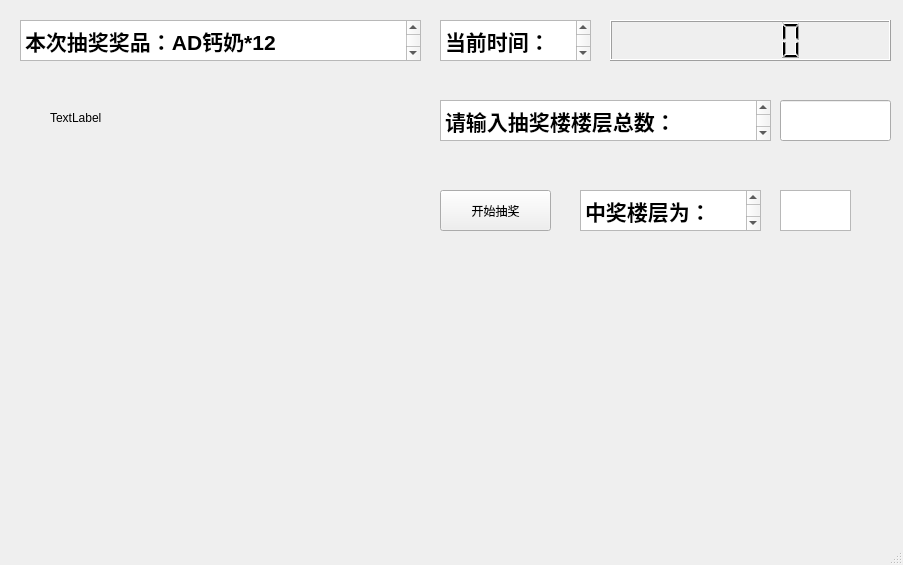
<?xml version="1.0" encoding="UTF-8"?>
<ui version="4.0">
 <class>MainWindow</class>
 <widget class="QMainWindow" name="MainWindow">
  <property name="geometry">
   <rect>
    <x>0</x>
    <y>0</y>
    <width>903</width>
    <height>565</height>
   </rect>
  </property>
  <property name="windowTitle">
   <string>MainWindow</string>
  </property>
  <widget class="QWidget" name="centralwidget">
   <widget class="QTextBrowser" name="textBrowser">
    <property name="geometry">
     <rect>
      <x>20</x>
      <y>20</y>
      <width>401</width>
      <height>41</height>
     </rect>
    </property>
    <property name="html">
     <string>&lt;!DOCTYPE HTML PUBLIC &quot;-//W3C//DTD HTML 4.0//EN&quot; &quot;http://www.w3.org/TR/REC-html40/strict.dtd&quot;&gt;
&lt;html&gt;&lt;head&gt;&lt;meta name=&quot;qrichtext&quot; content=&quot;1&quot; /&gt;&lt;style type=&quot;text/css&quot;&gt;
p, li { white-space: pre-wrap; }
&lt;/style&gt;&lt;/head&gt;&lt;body style=&quot; font-family:'SimSun'; font-size:9pt; font-weight:400; font-style:normal;&quot;&gt;
&lt;p style=&quot; margin-top:0px; margin-bottom:0px; margin-left:0px; margin-right:0px; -qt-block-indent:0; text-indent:0px;&quot;&gt;&lt;span style=&quot; font-size:16pt; font-weight:600;&quot;&gt;本次抽奖奖品：AD钙奶*12&lt;/span&gt;&lt;/p&gt;&lt;/body&gt;&lt;/html&gt;</string>
    </property>
   </widget>
   <widget class="QLabel" name="label">
    <property name="geometry">
     <rect>
      <x>50</x>
      <y>110</y>
      <width>72</width>
      <height>15</height>
     </rect>
    </property>
    <property name="text">
     <string>TextLabel</string>
    </property>
   </widget>
   <widget class="QTextBrowser" name="textBrowser_2">
    <property name="geometry">
     <rect>
      <x>440</x>
      <y>20</y>
      <width>151</width>
      <height>41</height>
     </rect>
    </property>
    <property name="html">
     <string>&lt;!DOCTYPE HTML PUBLIC &quot;-//W3C//DTD HTML 4.0//EN&quot; &quot;http://www.w3.org/TR/REC-html40/strict.dtd&quot;&gt;
&lt;html&gt;&lt;head&gt;&lt;meta name=&quot;qrichtext&quot; content=&quot;1&quot; /&gt;&lt;style type=&quot;text/css&quot;&gt;
p, li { white-space: pre-wrap; }
&lt;/style&gt;&lt;/head&gt;&lt;body style=&quot; font-family:'SimSun'; font-size:9pt; font-weight:400; font-style:normal;&quot;&gt;
&lt;p style=&quot; margin-top:0px; margin-bottom:0px; margin-left:0px; margin-right:0px; -qt-block-indent:0; text-indent:0px;&quot;&gt;&lt;span style=&quot; font-size:16pt; font-weight:600;&quot;&gt;当前时间：&lt;/span&gt;&lt;/p&gt;&lt;/body&gt;&lt;/html&gt;</string>
    </property>
   </widget>
   <widget class="QTextBrowser" name="textBrowser_3">
    <property name="geometry">
     <rect>
      <x>440</x>
      <y>100</y>
      <width>331</width>
      <height>41</height>
     </rect>
    </property>
    <property name="html">
     <string>&lt;!DOCTYPE HTML PUBLIC &quot;-//W3C//DTD HTML 4.0//EN&quot; &quot;http://www.w3.org/TR/REC-html40/strict.dtd&quot;&gt;
&lt;html&gt;&lt;head&gt;&lt;meta name=&quot;qrichtext&quot; content=&quot;1&quot; /&gt;&lt;style type=&quot;text/css&quot;&gt;
p, li { white-space: pre-wrap; }
&lt;/style&gt;&lt;/head&gt;&lt;body style=&quot; font-family:'SimSun'; font-size:9pt; font-weight:400; font-style:normal;&quot;&gt;
&lt;p style=&quot; margin-top:0px; margin-bottom:0px; margin-left:0px; margin-right:0px; -qt-block-indent:0; text-indent:0px;&quot;&gt;&lt;span style=&quot; font-size:16pt; font-weight:600;&quot;&gt;请输入抽奖楼楼层总数：&lt;/span&gt;&lt;/p&gt;&lt;/body&gt;&lt;/html&gt;</string>
    </property>
   </widget>
   <widget class="QLineEdit" name="lineEdit">
    <property name="geometry">
     <rect>
      <x>780</x>
      <y>100</y>
      <width>111</width>
      <height>41</height>
     </rect>
    </property>
   </widget>
   <widget class="QPushButton" name="pushButton">
    <property name="geometry">
     <rect>
      <x>440</x>
      <y>190</y>
      <width>111</width>
      <height>41</height>
     </rect>
    </property>
    <property name="text">
     <string>开始抽奖</string>
    </property>
   </widget>
   <widget class="QTextBrowser" name="textBrowser_4">
    <property name="geometry">
     <rect>
      <x>580</x>
      <y>190</y>
      <width>181</width>
      <height>41</height>
     </rect>
    </property>
    <property name="html">
     <string>&lt;!DOCTYPE HTML PUBLIC &quot;-//W3C//DTD HTML 4.0//EN&quot; &quot;http://www.w3.org/TR/REC-html40/strict.dtd&quot;&gt;
&lt;html&gt;&lt;head&gt;&lt;meta name=&quot;qrichtext&quot; content=&quot;1&quot; /&gt;&lt;style type=&quot;text/css&quot;&gt;
p, li { white-space: pre-wrap; }
&lt;/style&gt;&lt;/head&gt;&lt;body style=&quot; font-family:'SimSun'; font-size:9pt; font-weight:400; font-style:normal;&quot;&gt;
&lt;p style=&quot; margin-top:0px; margin-bottom:0px; margin-left:0px; margin-right:0px; -qt-block-indent:0; text-indent:0px;&quot;&gt;&lt;span style=&quot; font-size:16pt; font-weight:600;&quot;&gt;中奖楼层为：&lt;/span&gt;&lt;/p&gt;&lt;/body&gt;&lt;/html&gt;</string>
    </property>
   </widget>
   <widget class="QTextBrowser" name="lotteryBrowser">
    <property name="geometry">
     <rect>
      <x>780</x>
      <y>190</y>
      <width>71</width>
      <height>41</height>
     </rect>
    </property>
    <property name="html">
     <string>&lt;!DOCTYPE HTML PUBLIC &quot;-//W3C//DTD HTML 4.0//EN&quot; &quot;http://www.w3.org/TR/REC-html40/strict.dtd&quot;&gt;
&lt;html&gt;&lt;head&gt;&lt;meta name=&quot;qrichtext&quot; content=&quot;1&quot; /&gt;&lt;style type=&quot;text/css&quot;&gt;
p, li { white-space: pre-wrap; }
&lt;/style&gt;&lt;/head&gt;&lt;body style=&quot; font-family:'SimSun'; font-size:9pt; font-weight:400; font-style:normal;&quot;&gt;
&lt;p style=&quot;-qt-paragraph-type:empty; margin-top:0px; margin-bottom:0px; margin-left:0px; margin-right:0px; -qt-block-indent:0; text-indent:0px;&quot;&gt;&lt;br /&gt;&lt;/p&gt;&lt;/body&gt;&lt;/html&gt;</string>
    </property>
   </widget>
   <widget class="QLCDNumber" name="lcdNumber">
    <property name="geometry">
     <rect>
      <x>610</x>
      <y>20</y>
      <width>281</width>
      <height>41</height>
     </rect>
    </property>
   </widget>
  </widget>
  <widget class="QStatusBar" name="statusbar"/>
  <action name="action33">
   <property name="text">
    <string>33</string>
   </property>
  </action>
 </widget>
 <resources/>
 <connections/>
</ui>
